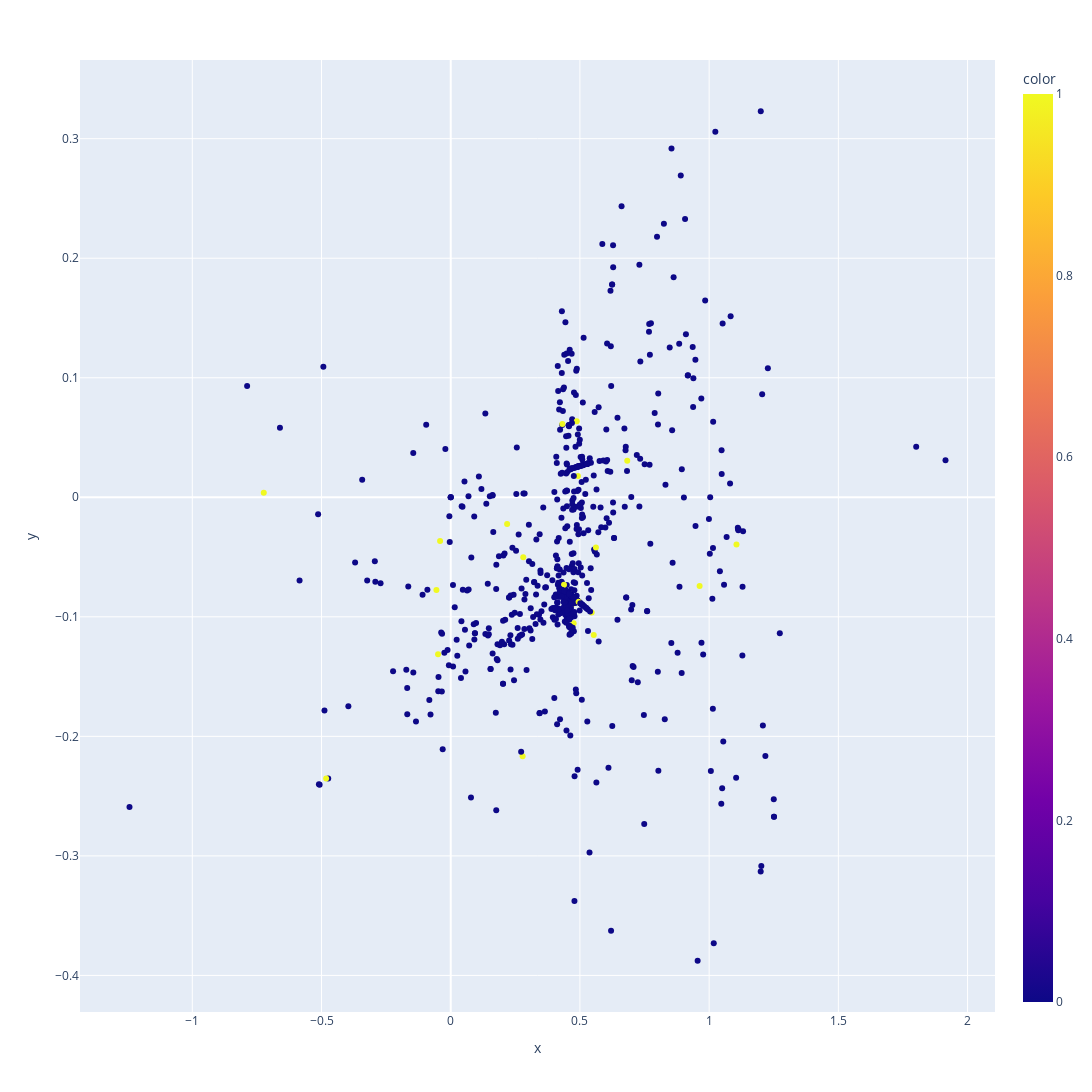

The code cell stored with this chart in its notebook:
### Code cell
fig = px.scatter(x = test_transformed_data.detach().numpy()[:,0],y = test_transformed_data.detach().numpy()[:,1],color=torch.tensor(test_label.values),width=1200, height=1200) #tsne 그려줌
fig.show()

### Figure 1 — Plotly figure (JSON) as saved in the notebook; plotly's stock layout.template omitted (floating-point values rounded to 4 significant figures; data arrays with more than 128 entries replaced by an {"elided": "..."} marker saying what was removed)
{"data": [{"hovertemplate": "x=%{x}<br>y=%{y}<br>color=%{marker.color}<extra></extra>", "legendgroup": "", "marker": {"color": {"elided": "901 int values"}, "coloraxis": "coloraxis", "symbol": "circle"}, "mode": "markers", "name": "", "orientation": "v", "showlegend": false, "type": "scatter", "x": {"elided": "901 float values"}, "xaxis": "x", "y": {"elided": "901 float values"}, "yaxis": "y"}], "layout": {"coloraxis": {"colorbar": {"title": {"text": "color"}}, "colorscale": [[0, "#0d0887"], [0.1111, "#46039f"], [0.2222, "#7201a8"], [0.3333, "#9c179e"], [0.4444, "#bd3786"], [0.5556, "#d8576b"], [0.6667, "#ed7953"], [0.7778, "#fb9f3a"], [0.8889, "#fdca26"], [1, "#f0f921"]]}, "height": 1200, "legend": {"tracegroupgap": 0}, "margin": {"t": 60}, "width": 1200, "xaxis": {"anchor": "y", "domain": [0, 1], "title": {"text": "x"}}, "yaxis": {"anchor": "x", "domain": [0, 1], "title": {"text": "y"}}}}
